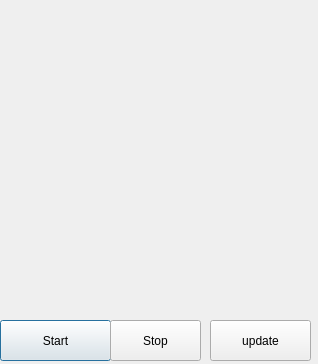
<?xml version="1.0" encoding="UTF-8"?>
<ui version="4.0">
 <class>StartDialog</class>
 <widget class="QDialog" name="StartDialog">
  <property name="geometry">
   <rect>
    <x>0</x>
    <y>0</y>
    <width>318</width>
    <height>364</height>
   </rect>
  </property>
  <property name="windowTitle">
   <string>FLASK POS</string>
  </property>
  <widget class="QLabel" name="label">
   <property name="geometry">
    <rect>
     <x>0</x>
     <y>-10</y>
     <width>321</width>
     <height>331</height>
    </rect>
   </property>
   <property name="text">
    <string>&lt;html&gt;&lt;head/&gt;&lt;body&gt;&lt;p&gt;&lt;img src=&quot;:/Bilder/logo-neu.png&quot;/&gt;&lt;/p&gt;&lt;/body&gt;&lt;/html&gt;</string>
   </property>
  </widget>
  <widget class="QPushButton" name="StartButton">
   <property name="geometry">
    <rect>
     <x>0</x>
     <y>320</y>
     <width>111</width>
     <height>41</height>
    </rect>
   </property>
   <property name="text">
    <string>Start</string>
   </property>
  </widget>
  <widget class="QPushButton" name="StopButton">
   <property name="geometry">
    <rect>
     <x>110</x>
     <y>320</y>
     <width>91</width>
     <height>41</height>
    </rect>
   </property>
   <property name="text">
    <string>Stop</string>
   </property>
  </widget>
  <widget class="QPushButton" name="UpdateButton">
   <property name="geometry">
    <rect>
     <x>210</x>
     <y>320</y>
     <width>101</width>
     <height>41</height>
    </rect>
   </property>
   <property name="text">
    <string>update</string>
   </property>
  </widget>
 </widget>
 <resources>
  <include location="start.qrc"/>
 </resources>
 <connections/>
</ui>
